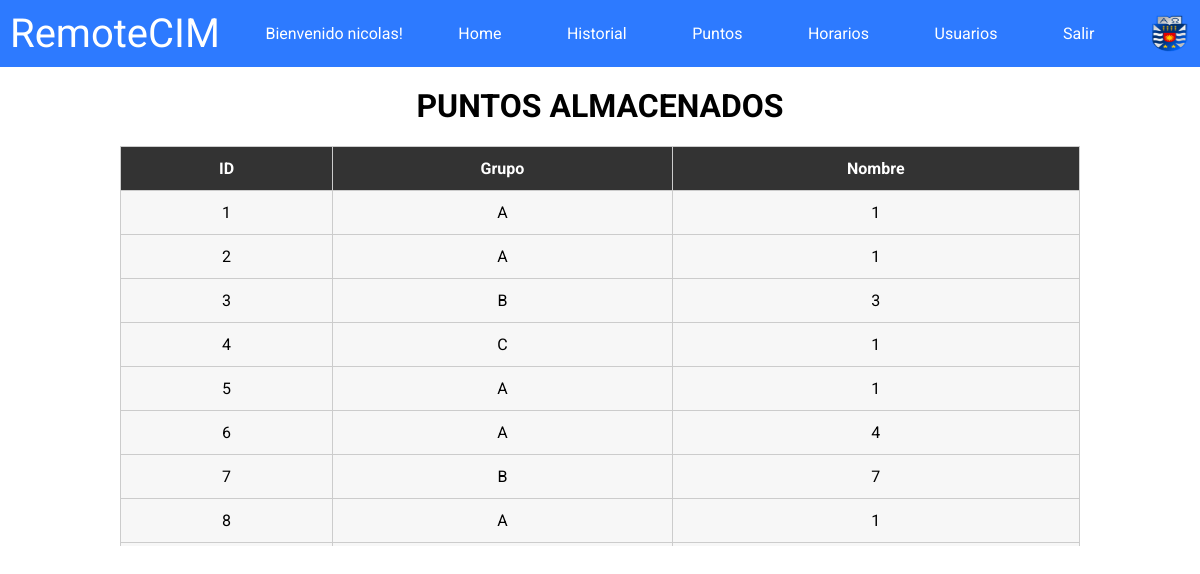
The app's page /puntos/ (signed in) with its own data.
### remotecim/models.py (models this page shows, shortened)
class Usuario(AbstractBaseUser, PermissionsMixin):
    id_usuario = models.AutoField(primary_key=True)
    nombre = models.CharField(max_length=255)
    apellido = models.CharField(max_length=255)
    email = models.EmailField(max_length=255, unique=True)
    password = models.CharField(max_length=255)
    rol = models.CharField(max_length=255)
    is_active = models.BooleanField(default=True)
    is_staff = models.BooleanField(default=False)
    fecha_hora_inicio = models.DateTimeField(null=True, blank=True)
    fecha_hora_fin = models.DateTimeField(null=True, blank=True)
    horario_confirmado = models.BooleanField(default=False)
    ultima_estacion = models.CharField(max_length=255, choices=(
        ('almacenamiento', 'Almacenamiento'),
        ('mecanizado', 'Mecanizado'),
        ('control_de_calidad', 'Control de Calidad'),
    ), null=True, blank=True)
    USERNAME_FIELD = 'email'
    REQUIRED_FIELDS = ['nombre', 'apellido']
    objects = UsuarioManager()

class Posicion(models.Model):
    nombre_posicion = models.CharField(max_length=255)
    coordenadas = models.CharField(max_length=255)

### remotecim/views.py (the view, shortened to what this page needs)
# urls.py: path('puntos/', puntos_view, name='puntos'),
def puntos_view(request):
    puntos = Posicion.objects.all()
    return render(request, 'puntos.html', {'puntos': puntos})

### remotecim/templates/puntos.html
{% extends 'base.html' %}
{% block content %}
  <h1 class="h1-historial">PUNTOS ALMACENADOS</h1>
  <div class="table-container">
    <table class="custom-table">
      <thead>
        <tr>
          <th>ID</th>
          <th>Grupo</th>
          <th>Nombre</th>
        </tr>
      </thead>
      <tbody>
        {% for punto in puntos %}
          <tr>
            <td>{{ punto.id }}</td>
            <td>{{ punto.nombre_posicion }}</td>
            <td>{{ punto.coordenadas }}</td>
          </tr>
        {% endfor %}
      </tbody>
    </table>
  </div>
{% endblock %}

### remotecim/templates/navbar.html
{% load static %}
<nav class="navbar">
    <a class="logo-navbar">RemoteCIM</a>
    {% if user.is_authenticated %}
        <div class="navbar-text">Bienvenido {{ user.nombre }}!</div>
        <a class="a-navbar" href="{% url 'home' %}">Home</a>
        <a class="a-navbar" href="{% url 'historial' %}">Historial</a>
        <a class="a-navbar" href="{% url 'puntos' %}">Puntos</a>
        <a class="a-navbar" href="{% url 'horario' %}">Horarios</a>
        {% if user.rol != 'estudiante' %}
            <a class="a-navbar" href="{% url 'registro' %}">Usuarios</a>
        {% endif %}
        <a class="a-navbar" href="{% url 'logout' %}">Salir</a>
    {% endif %}
    <a href="https://www.ubiobio.cl/w/" target="_blank"><img src="{% static 'images/ubb_escudo.png' %}" width="40px" height="40px" alt="logo-ubb-navbar"></a>
</nav>

### remotecim/static/css/styles-navbar.css (style rules this page uses)
body { font-family: 'Roboto', sans-serif; margin: 0; padding: 0; }
:root { --primary-color: #2d7aff; }
.logo-navbar { font-size: 40px; color: white; }
.a-navbar { background-color: var(--primary-color); color: white; padding: 10px; font-size: 16px; border: none; cursor: pointer; text-decoration: none; }
.navbar { display: flex; justify-content: space-between; align-items: center; background-color: var(--primary-color); color: #fff; padding: 10px; transition: background-color 0.5s ease-in-out; }

### remotecim/static/css/styles-historial.css (style rules this page uses)
.h1-historial { text-align: center; }
.table-container { max-height: 400px; overflow-y: auto; }

### remotecim/static/css/styles-main.css (style rules this page uses)
a { text-decoration: none; color: white; }
td { background: gray; cursor: pointer; }

### remotecim/static/css/styles-vista_usuarios.css (style rules this page uses)
.table-container { width: 80%; margin: 0 auto; }
.custom-table { width: 100%; border-collapse: collapse; border: 1px solid #ccc; }
.custom-table th, .custom-table td { padding: 12px; text-align: center; border-bottom: 1px solid #ccc; border-right: 1px solid #ccc; }
.custom-table th { background-color: #333; color: #fff; }
.custom-table th:last-child, .custom-table td:last-child { border-right: none; }
.custom-table tr:nth-child(even) { background-color: #f2f2f2; }
.custom-table td { background-color: #f7f7f7; }
.h1-historial { text-align: center; margin-top: 20px; }

### records on screen
Usuario: nombre "nicolas"
Posicion: id "1", nombre_posicion "A", coordenadas "1"
Posicion: id "2", nombre_posicion "A", coordenadas "1"
Posicion: id "3", nombre_posicion "B", coordenadas "3"
Posicion: id "4", nombre_posicion "C", coordenadas "1"
Posicion: id "5", nombre_posicion "A", coordenadas "1"
Posicion: id "6", nombre_posicion "A", coordenadas "4"
Posicion: id "7", nombre_posicion "B", coordenadas "7"
Posicion: id "8", nombre_posicion "A", coordenadas "1"
